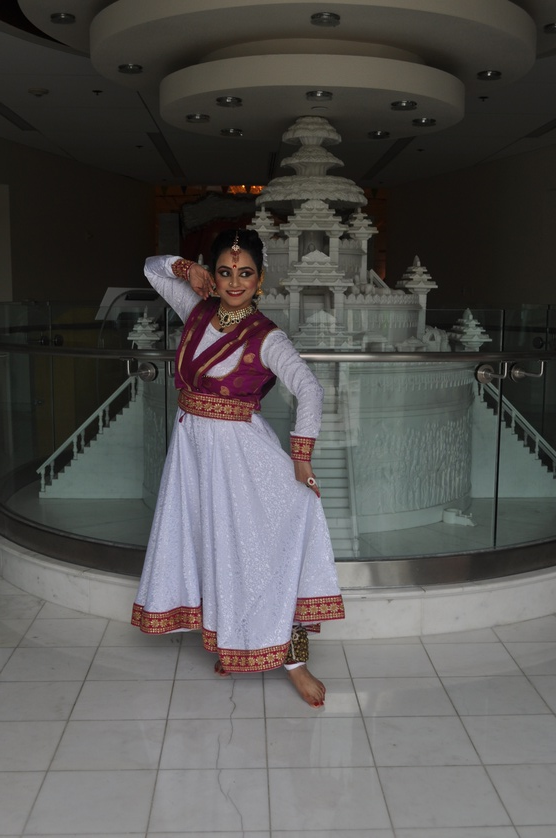
#> input picture img/DANCE.JPG, 556 x 838 px, shrunk from 2848 x 4288 before the run
$ jupyter execute --allow-errors facedetection.ipynb   (shell and % lines are left out)
#> lines starting #> are read from the running program, lines starting #| are printed output that depends on the picture; after the words box and inside, x2 and y2 are one past the last pixel; in counts of white or black regions, pixels touching at a corner belong together
[cell 1]
# Following https://www.datacamp.com/community/tutorials/face-detection-python-opencv
import numpy as np
import cv2
import matplotlib.pyplot as plt


test_image = cv2.imread('img/DANCE.JPG')
#> test_image is the input picture: shape (838, 556, 3); mean B, G, R 83.4, 85, 86.4

#Converting to grayscale
test_image_gray = cv2.cvtColor(test_image, cv2.COLOR_BGR2GRAY)
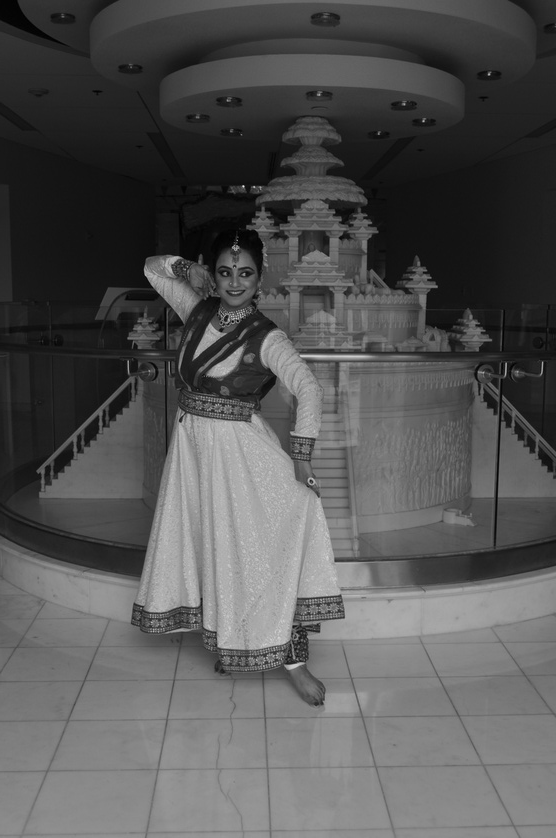
#> test_image_gray: shape (838, 556); min 0, max 235, mean 85.2

# Displaying the grayscale image
plt.imshow(test_image_gray, cmap='gray')

[cell 2]
# Following https://www.datacamp.com/community/tutorials/face-detection-python-opencv
import numpy as np
import cv2
import matplotlib.pyplot as plt

def convertToRGB(image):
    return cv2.cvtColor(image, cv2.COLOR_BGR2RGB)


test_image = cv2.imread('img/DANCE.JPG')

#Converting to grayscale
test_image_gray = cv2.cvtColor(test_image, cv2.COLOR_BGR2GRAY)

# Displaying the grayscale image
plt.imshow(test_image_gray, cmap='gray')


haar_cascade_face = cv2.CascadeClassifier('data/haarcascade/haarcascade_frontalface_default.xml')

faces_rects = haar_cascade_face.detectMultiScale(test_image_gray, scaleFactor = 1.2, minNeighbors = 5);
#> faces_rects = [[208, 253, 56, 56]]

# Let us print the no. of faces found
print('Faces found: ', len(faces_rects))
#| Faces found:  1

# create a copy of the image to prevent any changes to the original one.
image_copy = test_image.copy()

#convert the test image to gray scale as opencv face detector expects gray images
gray_image = cv2.cvtColor(image_copy, cv2.COLOR_BGR2GRAY)

# Applying the haar classifier to detect faces
#> (the rest of this cell did not finish here and is left out)

[cell 3]
# Following https://www.datacamp.com/community/tutorials/face-detection-python-opencv
import numpy as np
import cv2
import matplotlib.pyplot as plt
import imageio
import os

def convertToRGB(image):
    return cv2.cvtColor(image, cv2.COLOR_BGR2RGB)


test_image = cv2.imread('img/aayan/Aayan.jpg')
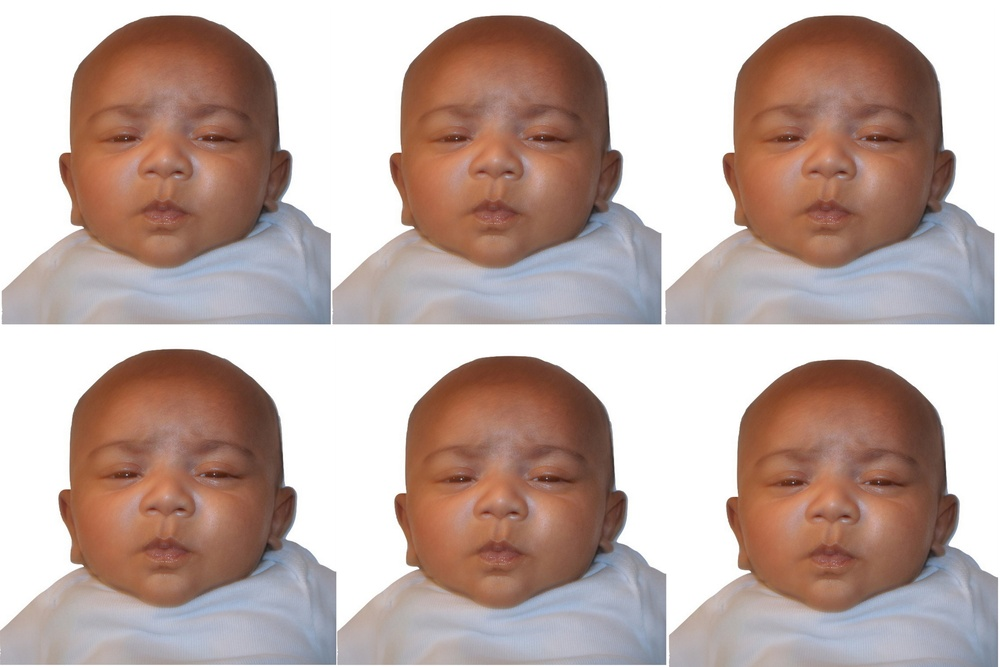
#> input picture img/aayan/Aayan.jpg, 1000 x 667 px, shrunk from 5120 x 3413 before the run
#> test_image is the input picture: shape (667, 1000, 3); mean B, G, R 162.7, 169.2, 190.4

#Converting to grayscale
test_image_gray = cv2.cvtColor(test_image, cv2.COLOR_BGR2GRAY)
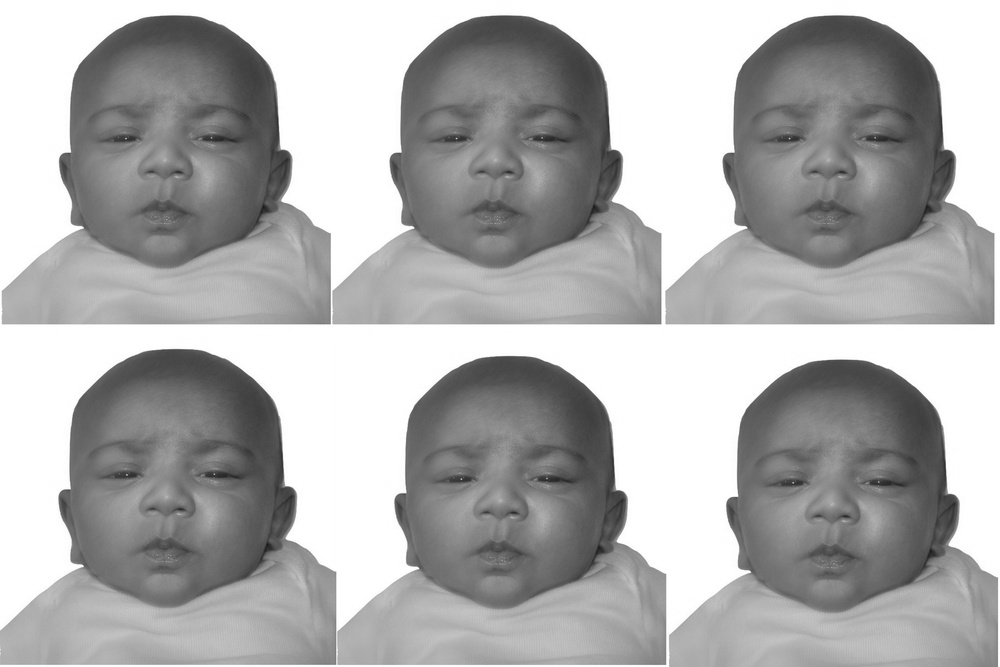
#> test_image_gray: shape (667, 1000); min 26, max 255, mean 174.8

# Displaying the grayscale image
plt.imshow(test_image_gray, cmap='gray')

scaleFactor = 1.2

haar_cascade_face = cv2.CascadeClassifier('data/haarcascade/haarcascade_frontalface_default.xml')

faces_rects = haar_cascade_face.detectMultiScale(test_image_gray, scaleFactor, minNeighbors = 5);
#> faces_rects = [[65, 51, 210, 210], [389, 46, 216, 216], [721, 49, 216, 216], [397, 388, 212, 212], [730, 398, 211, 211]]

# Let us print the no. of faces found
print('Faces found: ', len(faces_rects))
#| Faces found:  5


# create a copy of the image to prevent any changes to the original one.
image_copy = test_image.copy()

#convert the test image to gray scale as opencv face detector expects gray images
gray_image = cv2.cvtColor(image_copy, cv2.COLOR_BGR2GRAY)

# Applying the haar classifier to detect faces
faces_rect = haar_cascade_face.detectMultiScale(gray_image, scaleFactor, minNeighbors=5)
#> faces_rect has the same summary as faces_rects

for (x, y, w, h) in faces_rect:
    cv2.rectangle(image_copy, (x, y), (x+w, y+h), (0, 255, 0), 15)
#> this loop made 5 passes
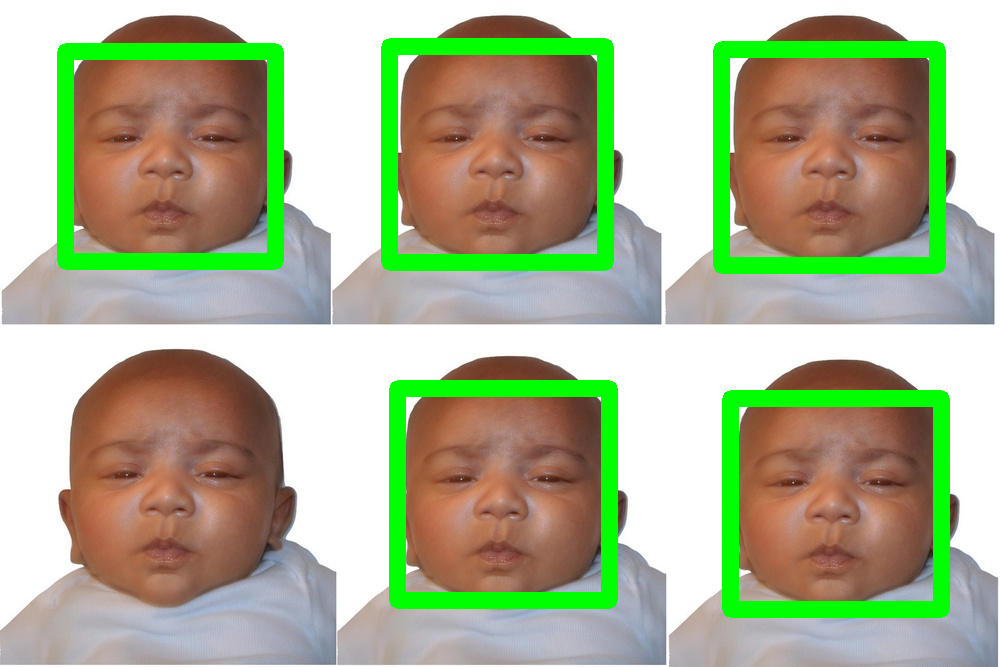
#> image_copy: shape (667, 1000, 3); 10.79% of pixels changed, all inside (x1, y1, x2, y2) = (57, 38, 950, 618)

#convert image to RGB and show image

plt.imshow(convertToRGB(image_copy))


aayan_oci_image = convertToRGB(image_copy)

filename_face_detected = os.path.join('/Users/jmukherj/Documents/research/python', 'aayan_oci_image_FACE_DETECTED.JPG')
imageio.imwrite(filename_face_detected, aayan_oci_image)

[cell 4]
# Following https://www.datacamp.com/community/tutorials/face-detection-python-opencv
import numpy as np
import cv2
import matplotlib.pyplot as plt
import imageio
import os

def convertToRGB(image):
    return cv2.cvtColor(image, cv2.COLOR_BGR2RGB)


test_image = cv2.imread('img/aayan/profile_aayan.jpg')
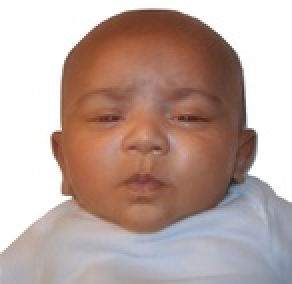
#> input picture img/aayan/profile_aayan.jpg, 146 x 142 px, shrunk from 750 x 727 before the run (shown 2 times larger)
#> test_image is the input picture: shape (142, 146, 3); mean B, G, R 159, 166, 188.1

#Converting to grayscale
test_image_gray = cv2.cvtColor(test_image, cv2.COLOR_BGR2GRAY)
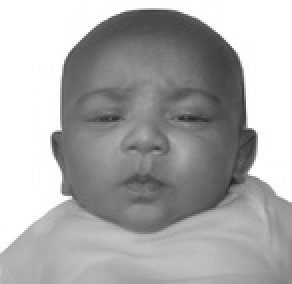
#> test_image_gray: shape (142, 146) (shown 2 times larger); min 35, max 255, mean 171.8

# Displaying the grayscale image
plt.imshow(test_image_gray, cmap='gray')

scaleFactor = 1.2

haar_cascade_face = cv2.CascadeClassifier('data/haarcascade/haarcascade_frontalface_default.xml')

faces_rects = haar_cascade_face.detectMultiScale(test_image_gray, scaleFactor, minNeighbors = 5);
#> faces_rects = [[23, 19, 102, 102]]

# Let us print the no. of faces found
print('Faces found: ', len(faces_rects))
#| Faces found:  1


# create a copy of the image to prevent any changes to the original one.
image_copy = test_image.copy()

#convert the test image to gray scale as opencv face detector expects gray images
gray_image = cv2.cvtColor(image_copy, cv2.COLOR_BGR2GRAY)

# Applying the haar classifier to detect faces
faces_rect = haar_cascade_face.detectMultiScale(gray_image, scaleFactor, minNeighbors=5)
#> faces_rect = [[23, 19, 102, 102]]

for (x, y, w, h) in faces_rect:
    cv2.rectangle(image_copy, (x, y), (x+w, y+h), (0, 255, 0), 15)
#> this loop made 1 pass
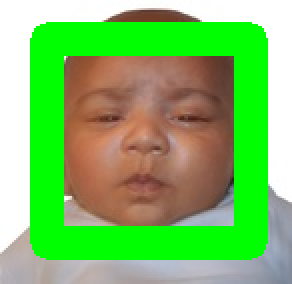
#> image_copy: shape (142, 146, 3) (shown 2 times larger); mean B, G, R 100.8, 191.3, 125.1

#convert image to RGB and show image

plt.imshow(convertToRGB(image_copy))


aayan_profile_image = convertToRGB(image_copy)

filename_face_detected = os.path.join('/Users/jmukherj/Documents/research/python', 'aayan_profile_FACE_DETECTED.JPG')
imageio.imwrite(filename_face_detected, aayan_profile_image)
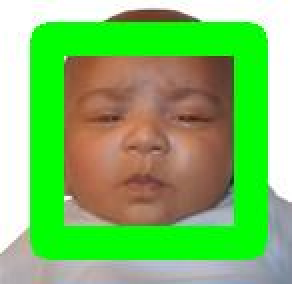
#> saved as aayan_profile_FACE_DETECTED.JPG: shape (142, 146, 3) (shown 2 times larger); mean R, G, B 125, 190.5, 101.1
